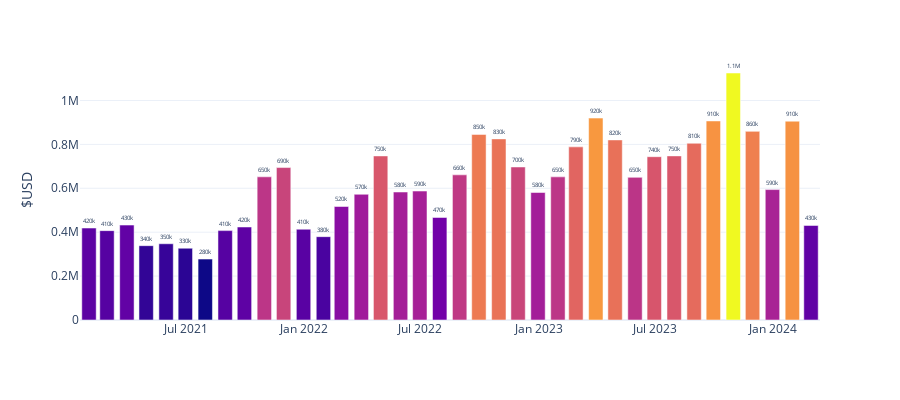

Notebook code cell kept with this figure:
### Code cell
### bar graph should populate if all is well

# level_2 = pd.read_sql('SELECT * FROM level_2;', con = engine)
level_2.date = pd.to_datetime(level_2.date)

px.bar(level_2.set_index('date').groupby(pd.Grouper(freq='M'))['usd'].sum(),
        y='usd',
        template='plotly_white',
        labels={'usd':'$USD',
                'date':''},
        color='usd',
        width=900,
        text_auto=",.2s",
        height=400).update(layout_coloraxis_showscale=False).update_traces(textposition='outside')

### Figure 1 — Plotly figure (JSON) as saved in the notebook; plotly's stock layout.template omitted (floating-point values rounded to 4 significant figures)
{"data": [{"alignmentgroup": "True", "hovertemplate": "=%{x}<br>$USD=%{marker.color}<extra></extra>", "legendgroup": "", "marker": {"color": [418900.0, 407100.0, 432300.0, 338500.0, 347300.0, 327000.0, 277700.0, 407100.0, 423600.0, 652200.0, 694400.0, 413400.0, 379600.0, 517000.0, 572700.0, 747400.0, 583000.0, 587400.0, 467100.0, 661200.0, 845300.0, 825100.0, 697100.0, 580800.0, 652000.0, 788700.0, 919800.0, 820300.0, 649800.0, 743900.0, 747600.0, 805100.0, 906700.0, 1125000.0, 859300.0, 594100.0, 905700.0, 430600.0], "coloraxis": "coloraxis", "pattern": {"shape": ""}}, "name": "", "offsetgroup": "", "orientation": "v", "showlegend": false, "textposition": "outside", "texttemplate": "%{y:,.2s}", "type": "bar", "x": ["2021-01-31T00:00:00", "2021-02-28T00:00:00", "2021-03-31T00:00:00", "2021-04-30T00:00:00", "2021-05-31T00:00:00", "2021-06-30T00:00:00", "2021-07-31T00:00:00", "2021-08-31T00:00:00", "2021-09-30T00:00:00", "2021-10-31T00:00:00", "2021-11-30T00:00:00", "2021-12-31T00:00:00", "2022-01-31T00:00:00", "2022-02-28T00:00:00", "2022-03-31T00:00:00", "2022-04-30T00:00:00", "2022-05-31T00:00:00", "2022-06-30T00:00:00", "2022-07-31T00:00:00", "2022-08-31T00:00:00", "2022-09-30T00:00:00", "2022-10-31T00:00:00", "2022-11-30T00:00:00", "2022-12-31T00:00:00", "2023-01-31T00:00:00", "2023-02-28T00:00:00", "2023-03-31T00:00:00", "2023-04-30T00:00:00", "2023-05-31T00:00:00", "2023-06-30T00:00:00", "2023-07-31T00:00:00", "2023-08-31T00:00:00", "2023-09-30T00:00:00", "2023-10-31T00:00:00", "2023-11-30T00:00:00", "2023-12-31T00:00:00", "2024-01-31T00:00:00", "2024-02-29T00:00:00"], "xaxis": "x", "y": [418900.0, 407100.0, 432300.0, 338500.0, 347300.0, 327000.0, 277700.0, 407100.0, 423600.0, 652200.0, 694400.0, 413400.0, 379600.0, 517000.0, 572700.0, 747400.0, 583000.0, 587400.0, 467100.0, 661200.0, 845300.0, 825100.0, 697100.0, 580800.0, 652000.0, 788700.0, 919800.0, 820300.0, 649800.0, 743900.0, 747600.0, 805100.0, 906700.0, 1125000.0, 859300.0, 594100.0, 905700.0, 430600.0], "yaxis": "y"}], "layout": {"barmode": "relative", "coloraxis": {"colorbar": {"title": {"text": "$USD"}}, "colorscale": [[0, "#0d0887"], [0.1111, "#46039f"], [0.2222, "#7201a8"], [0.3333, "#9c179e"], [0.4444, "#bd3786"], [0.5556, "#d8576b"], [0.6667, "#ed7953"], [0.7778, "#fb9f3a"], [0.8889, "#fdca26"], [1, "#f0f921"]], "showscale": false}, "height": 400, "legend": {"tracegroupgap": 0}, "margin": {"t": 60}, "width": 900, "xaxis": {"anchor": "y", "domain": [0, 1], "title": {"text": ""}}, "yaxis": {"anchor": "x", "domain": [0, 1], "title": {"text": "$USD"}}}}
